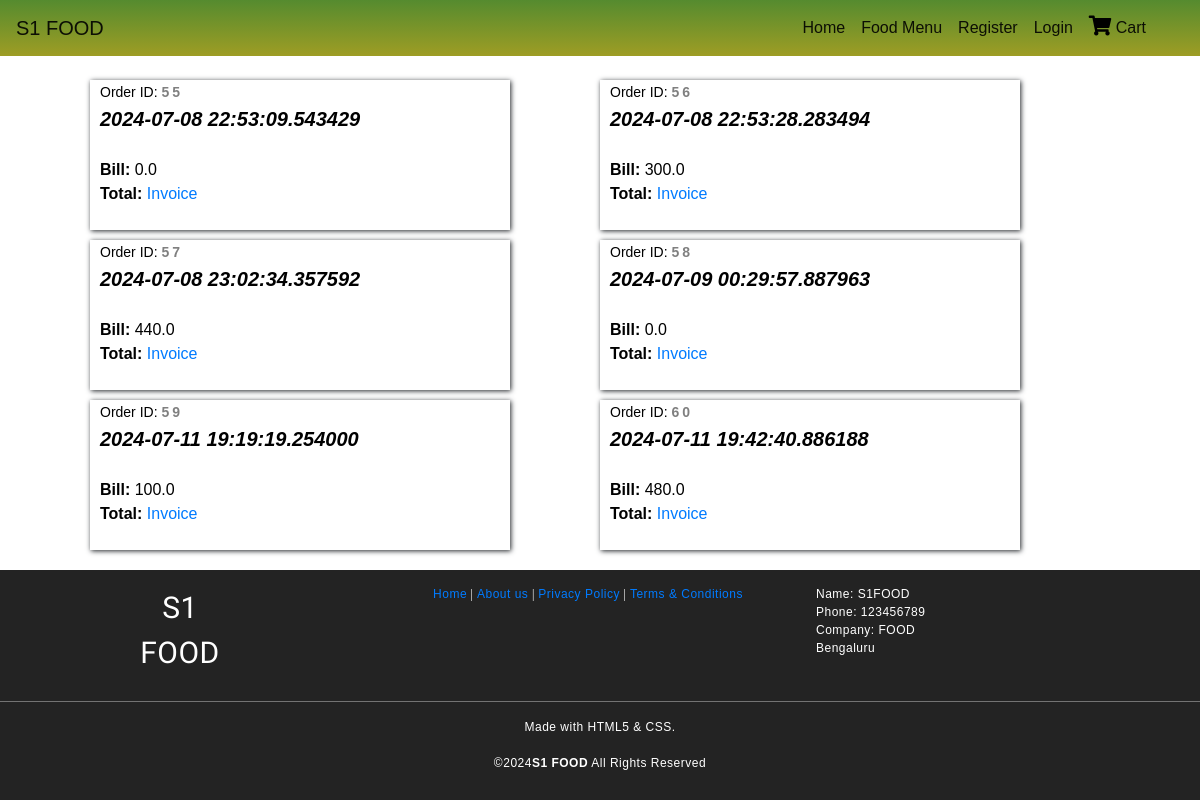
The page /orders on the database its author committed.
### foodapp/models.py (models this page shows)
class Order(models.Model):
	OrderId   = models.AutoField(primary_key=True)
	CustEmail = models.CharField(max_length=30)
	OrderDate = models.CharField(max_length=40)
	TotalBill = models.FloatField(max_length=50)
	class Meta:
		db_table = "FP_Order"

### foodapp/views.py (the view)
# urls.py: path('orders',views.getorder),
def getorder(request):
	orders = Order.objects.all()
	return render(request,'orderlist.html',{'orderlist':orders})

### Templates/foodapp/orderlist.html (shortened to what this page needs)
<!DOCTYPE html>
<html lang="en" dir="ltr">
  <head>
	{% load static %}
    <link rel="stylesheet" type="text/css" href="{% static 'css/imperial_style.css' %}">
    <link rel="stylesheet" type="text/css" href="{% static 'css/master.css' %}">
    <link rel="stylesheet" href="path/to/font-awesome/css/font-awesome.min.css">
    <link rel="stylesheet" href="https://use.fontawesome.com/releases/v5.7.2/css/all.css">
    <link rel="stylesheet" href="https://use.fontawesome.com/releases/v5.3.1/css/all.css">
    <link rel="stylesheet" href="https://stackpath.bootstrapcdn.com/bootstrap/4.4.1/css/bootstrap.min.css">
  </head>
  <body style="background-image: none;">
    <nav class="navbar navbar-expand-lg navbar-light" style="position: fixed;width:100%;background-image: linear-gradient(180deg, rgba(85,139,47 ,1), rgba(158,157,36 ,1));">
      <a class="navbar-brand" href="#">S1 FOOD</a>
      <div class="collapse navbar-collapse" id="navbarSupportedContent">
        <ul class="navbar-nav" style="margin-left:auto!important;margin-right:30px;">
          <li class="nav-item active">
            <a class="nav-link" href="home">Home <span class="sr-only">(current)</span></a>
          </li>
          <li class="nav-item active">
            <a class="nav-link" href="allfood">Food Menu <span class="sr-only">(current)</span></a>
          </li>
          {% if request.session.CustId is None and request.session.AdminId is None %}
          <li class="nav-item active">
            <a class="nav-link" href="addcustomer">Register <span class="sr-only">(current)</span></a>
          </li>
          {% endif %}
          {% if request.session.CustId is None and request.session.AdminId is None %}
          <li class="nav-item active">
            <a class="nav-link" href="login">Login <span class="sr-only">(current)</span></a>
          </li>
          {% endif %}
          {% if request.session.CustId is not None or request.session.AdminId is None %}
          <li class="nav-item active">
            <a class="nav-link" href="allcart"><i class="fas fa-shopping-cart" style="font-size:20px;color:black;"></i> Cart <span class="sr-only">(current)</span></a>
          </li>
          {% endif %}
        </ul>
      </div>
    </nav>
    <main style="margin-top:80px;">
      <form action="placeorder" method="post">
{% for o in orderlist %}
      <div class="" style="position: static;width:35%;height:150px;margin-left: 7.5%;float:left;box-shadow:1px 1px 5px;margin-bottom:10px;">
        <span style="color:black;float:left;margin-left:10px;"><span style="font-size:14px;">Order ID: <b style="letter-spacing: 3px;color: grey;">{{o.OrderId}}</b></span><br /><b style="font-size:20px;"><i>{{o.OrderDate}}</i></b><br/>
<br />
<tr>
<td><b>Bill:  </b></td><td>{{o.TotalBill}}</td><br /><td><b>Total:  </b></td><td id="tlp" style="color:black;"></td>
</tr><a href="#">Invoice</a>
      </span>
      </div>
      {% endfor %}
    </form>
    </main>
    <footer>
      <div class="foot-con">
        <div class="fo-cont-1">
            S1<br />FOOD
        </div>
        <div class="fo-cont-2">
          <a href="#">Home</a> |
            <a href="#">About us</a> |
              <a href="#">Privacy Policy</a> |
                <a href="#">Terms & Conditions</a>
        </div>
        <div class="fo-cont-3">
          Name:	S1FOOD<br />
Phone:	123456789<br />
Company:	FOOD<br />
Bengaluru
        </div>
      </div><hr style="background-color: grey;"/>Made with HTML5 & CSS.<br />
      <br />
      ©2024<b>S1 FOOD</b></a> All Rights Reserved
    </footer>
  </body>
</html>

### foodapp/static/css/imperial_style.css (style rules this page uses)
* { margin: 0; padding: 0; font-family: sans-serif; box-sizing: border-box; text-decoration: none; }
a { color: red; }
body { background-image: url("/static/images/white.jpg"); }
footer { margin-top: 10px; padding-top: 15px; padding-bottom: 30px; background-color: #232323; color: white; font-family: sans-serif; font-size:12px; font-weight: normal; letter-spacing: 0.5px; text-align: center; flex-shrink: 0; }
.foot-con { width: 100%; height: 100px; overflow: hidden; }
.fo-cont-1 { width:30%; float: left; text-align: center; font-size: 30px; font-weight: normal; color: ; font-family: 'Bevan', cursive; overflow: hidden; }
.fo-cont-2 { width:38%; float: left; font-size: 12px; text-align: center; font-weight: normal; color: ; font-family: 'Ultra', serif; overflow: hidden; }
.fo-cont-3 { width:30%; float: left; font-size: 12px; text-align: left; }

### foodapp/static/css/master.css (style rules this page uses)
* { margin: 0; padding: 0; font-family: sans-serif; box-sizing: border-box; text-decoration: none; }
body { background-image: url("/static/images/mainscreen4.jpg"); height: 100vh; max-width: 100%; background-size: cover; background-repeat: no-repeat; background-attachment: fixed; background-position: 50% 100%; display: grid; grid-template-rows: 1fr auto; }
main { margin-top: 50px; flex: 1 0 auto; }
footer { margin-top: 10px; padding-top: 15px; padding-bottom: 30px; background-color: #232323; color: white; font-family: sans-serif; font-size:12px; font-weight: normal; letter-spacing: 0.5px; text-align: center; flex-shrink: 0; }
.foot-con { width: 100%; height: 100px; overflow: hidden; }
.fo-cont-1 { width:30%; float: left; text-align: center; font-size: 30px; font-weight: normal; color: ; font-family: 'Bevan', cursive; overflow: hidden; }
.fo-cont-2 { width:38%; float: left; font-size: 12px; text-align: center; font-weight: normal; color: ; font-family: 'Ultra', serif; overflow: hidden; }
.fo-cont-3 { width:30%; float: left; font-size: 12px; text-align: left; }

### rows shown on the page
Order: OrderId "55", OrderDate "2024-07-08 22:53:09.543429", TotalBill "0.0"
Order: OrderId "56", OrderDate "2024-07-08 22:53:28.283494", TotalBill "300.0"
Order: OrderId "57", OrderDate "2024-07-08 23:02:34.357592", TotalBill "440.0"
Order: OrderId "58", OrderDate "2024-07-09 00:29:57.887963", TotalBill "0.0"
Order: OrderId "59", OrderDate "2024-07-11 19:19:19.254000", TotalBill "100.0"
Order: OrderId "60", OrderDate "2024-07-11 19:42:40.886188", TotalBill "480.0"
